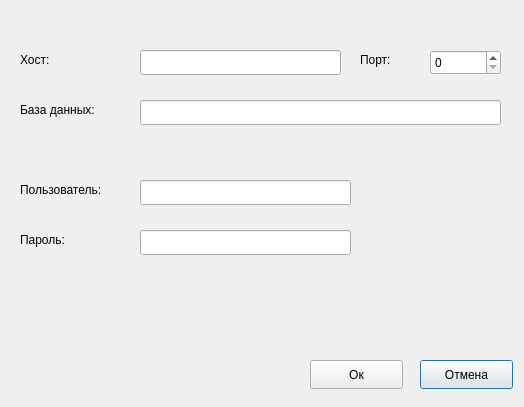
<?xml version="1.0" encoding="UTF-8"?>
<ui version="4.0">
 <class>Dialog</class>
 <widget class="QDialog" name="Dialog">
  <property name="geometry">
   <rect>
    <x>0</x>
    <y>0</y>
    <width>524</width>
    <height>407</height>
   </rect>
  </property>
  <property name="windowTitle">
   <string>Dialog</string>
  </property>
  <widget class="QSpinBox" name="sb_port">
   <property name="geometry">
    <rect>
     <x>430</x>
     <y>50</y>
     <width>71</width>
     <height>25</height>
    </rect>
   </property>
  </widget>
  <widget class="QLineEdit" name="le_host">
   <property name="geometry">
    <rect>
     <x>140</x>
     <y>50</y>
     <width>201</width>
     <height>25</height>
    </rect>
   </property>
  </widget>
  <widget class="QLineEdit" name="le_bd">
   <property name="geometry">
    <rect>
     <x>140</x>
     <y>100</y>
     <width>361</width>
     <height>25</height>
    </rect>
   </property>
  </widget>
  <widget class="QLineEdit" name="le_user">
   <property name="geometry">
    <rect>
     <x>140</x>
     <y>180</y>
     <width>211</width>
     <height>25</height>
    </rect>
   </property>
  </widget>
  <widget class="QLineEdit" name="le_passw">
   <property name="geometry">
    <rect>
     <x>140</x>
     <y>230</y>
     <width>211</width>
     <height>25</height>
    </rect>
   </property>
  </widget>
  <widget class="QLabel" name="lb_host">
   <property name="geometry">
    <rect>
     <x>20</x>
     <y>50</y>
     <width>63</width>
     <height>20</height>
    </rect>
   </property>
   <property name="text">
    <string>Хост:</string>
   </property>
  </widget>
  <widget class="QLabel" name="lb_potr">
   <property name="geometry">
    <rect>
     <x>360</x>
     <y>50</y>
     <width>63</width>
     <height>20</height>
    </rect>
   </property>
   <property name="text">
    <string>Порт:</string>
   </property>
  </widget>
  <widget class="QLabel" name="lb_bd">
   <property name="geometry">
    <rect>
     <x>20</x>
     <y>100</y>
     <width>101</width>
     <height>20</height>
    </rect>
   </property>
   <property name="text">
    <string>База данных:</string>
   </property>
  </widget>
  <widget class="QLabel" name="lb_user">
   <property name="geometry">
    <rect>
     <x>20</x>
     <y>180</y>
     <width>111</width>
     <height>20</height>
    </rect>
   </property>
   <property name="text">
    <string>Пользователь:</string>
   </property>
  </widget>
  <widget class="QLabel" name="lb_passw">
   <property name="geometry">
    <rect>
     <x>20</x>
     <y>230</y>
     <width>63</width>
     <height>20</height>
    </rect>
   </property>
   <property name="text">
    <string>Пароль:</string>
   </property>
  </widget>
  <widget class="QPushButton" name="pb_cancel">
   <property name="geometry">
    <rect>
     <x>420</x>
     <y>360</y>
     <width>93</width>
     <height>29</height>
    </rect>
   </property>
   <property name="text">
    <string>Отмена</string>
   </property>
  </widget>
  <widget class="QPushButton" name="pb_ok">
   <property name="geometry">
    <rect>
     <x>310</x>
     <y>360</y>
     <width>93</width>
     <height>29</height>
    </rect>
   </property>
   <property name="text">
    <string>Ок</string>
   </property>
  </widget>
 </widget>
 <tabstops>
  <tabstop>le_host</tabstop>
  <tabstop>sb_port</tabstop>
  <tabstop>le_bd</tabstop>
  <tabstop>le_user</tabstop>
  <tabstop>le_passw</tabstop>
  <tabstop>pb_ok</tabstop>
  <tabstop>pb_cancel</tabstop>
 </tabstops>
 <resources/>
 <connections>
  <connection>
   <sender>pb_cancel</sender>
   <signal>clicked()</signal>
   <receiver>sb_port</receiver>
   <slot>clear()</slot>
   <hints>
    <hint type="sourcelabel">
     <x>455</x>
     <y>360</y>
    </hint>
    <hint type="destinationlabel">
     <x>458</x>
     <y>73</y>
    </hint>
   </hints>
  </connection>
  <connection>
   <sender>pb_cancel</sender>
   <signal>clicked()</signal>
   <receiver>le_host</receiver>
   <slot>undo()</slot>
   <hints>
    <hint type="sourcelabel">
     <x>439</x>
     <y>363</y>
    </hint>
    <hint type="destinationlabel">
     <x>162</x>
     <y>73</y>
    </hint>
   </hints>
  </connection>
  <connection>
   <sender>pb_cancel</sender>
   <signal>clicked()</signal>
   <receiver>le_bd</receiver>
   <slot>undo()</slot>
   <hints>
    <hint type="sourcelabel">
     <x>439</x>
     <y>371</y>
    </hint>
    <hint type="destinationlabel">
     <x>182</x>
     <y>123</y>
    </hint>
   </hints>
  </connection>
  <connection>
   <sender>pb_cancel</sender>
   <signal>clicked()</signal>
   <receiver>le_user</receiver>
   <slot>undo()</slot>
   <hints>
    <hint type="sourcelabel">
     <x>485</x>
     <y>363</y>
    </hint>
    <hint type="destinationlabel">
     <x>202</x>
     <y>195</y>
    </hint>
   </hints>
  </connection>
  <connection>
   <sender>pb_cancel</sender>
   <signal>clicked()</signal>
   <receiver>le_passw</receiver>
   <slot>undo()</slot>
   <hints>
    <hint type="sourcelabel">
     <x>498</x>
     <y>364</y>
    </hint>
    <hint type="destinationlabel">
     <x>225</x>
     <y>254</y>
    </hint>
   </hints>
  </connection>
 </connections>
</ui>
